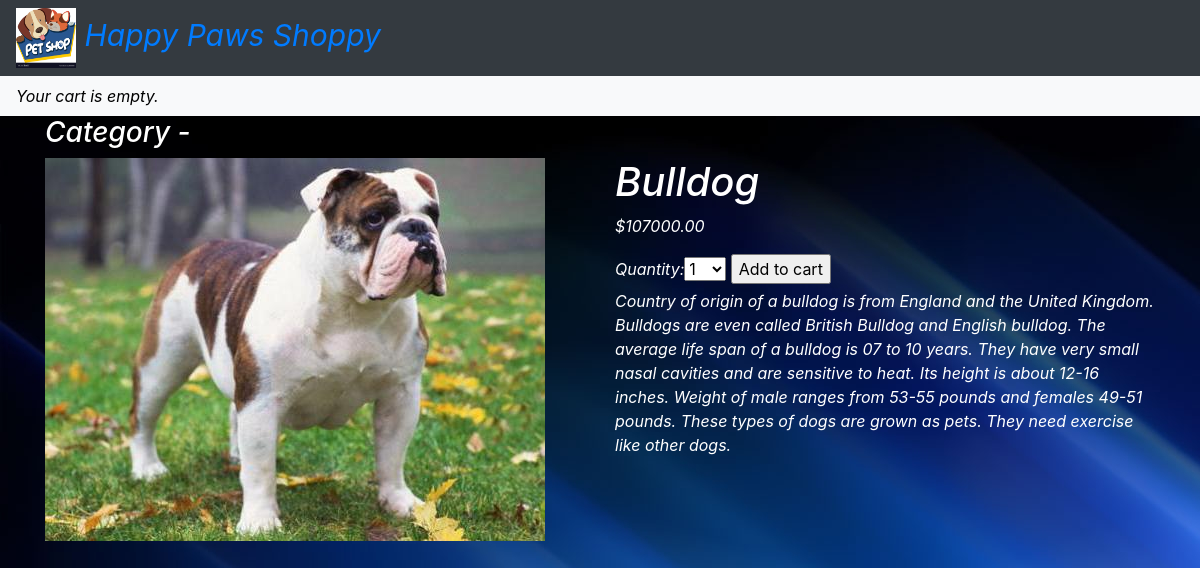
The page /3/bulldog/ on the database its author committed.
### shop/models.py (models this page shows, shortened)
class Product(models.Model):
	category = models.ForeignKey(Category, related_name='products',
				on_delete=models.CASCADE)
	name = models.CharField(max_length=200, db_index=True)
	slug = models.SlugField(max_length=200, db_index=True)
	image = models.ImageField(upload_to='products/%Y/%m/%d',   blank=True)
	description = models.TextField(blank=True)
	price = models.DecimalField(max_digits=10, decimal_places=2)
	available = models.BooleanField(default=True)
	created = models.DateTimeField(auto_now_add=True)
	updated = models.DateTimeField(auto_now=True)
	class Meta:
		ordering = ('name',)
		index_together = (('id', 'slug'),)

### shop/views.py (the view)
# urls.py: path('<int:id>/<slug:slug>/', views.product_detail,
def product_detail(request, id, slug):
	product = get_object_or_404(Product,
		id=id,
		slug=slug,
		available=True)
	cart_product_form = CartAddProductForm()
	return render(request,
		'shop/product/detail.html',
		{'product': product,
		'cart_product_form': cart_product_form})

### cart/forms.py
class CartAddProductForm(forms.Form):
	quantity = forms.TypedChoiceField(
				choices=PRODUCT_QUANTITY_CHOICES,
				coerce=int)
	update = forms.BooleanField(required=False,
								initial=False,
								widget=forms.HiddenInput)

### cart/cart.py (called while the page is built)
	def __len__(self):
		return sum(item['quantity'] for item in self.cart.values())

### cart/context_processors.py (called while the page is built)
def cart(request):
	return {'cart': Cart(request)}

### shop/models.py (called while the page is built)
	def __str__(self):
		return self.name

	def get_absolute_url(self):
		return reverse('shop:product_list_by_category',
			args=[self.slug])

### shop/templates/shop/product/detail.html (shortened to what this page needs)
{% extends "shop/base.html" %}
{% load static %}
{% block content %}
<h3>Category - <a href="{{ product.category.get_absolute_url }}" style="color: black">{{product.category }}</a></h3>
<div class="row">
	<div class="col-md-6">
	<img src="{% if product.image %}{{ product.image.url }}{% else %}    {% static 'img/no_image.png' %}{% endif %}">
	</div>
	<div class="col-md-6">
	<h1>{{ product.name }}</h1>
	<p class="price">${{ product.price }}</p>
	<form action="{% url 'cart:cart_add' product.id %}" method="post">
		{{ cart_product_form }}
		<input type="submit" value="Add to cart">
	</form>
	{{ product.description|linebreaks }}
</div>
</div>
{% endblock %}

### rows shown on the page
Product: image (picture), name "Bulldog", price "107000.00", description "Country of origin of a bulldog is from England and the United Kingdom. Bulldogs are even called British Bulldog and English bulldog. The average life span of a bulldog is 07 to 10 years. They have very small nasal cavities and are sensitive to heat. Its height is about 12-16 inches. Weight of male ranges from 53-55 pounds and females 49-51 pounds. These types of dogs are grown as pets. They need exercise like other dogs."
